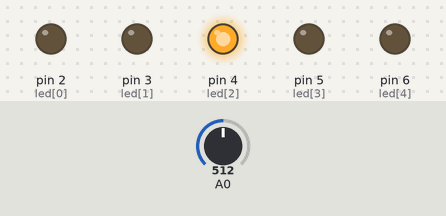
A sketch run on a simulated Arduino Uno, built with avr-gcc and run on an emulated ATmega328P. Shown: output pins drawn as LEDs (lit = HIGH). Dashed ring = blinking. Inputs (shaded band) come from the test bench; at power-on: A0 = 512. Pins used as bus, display or sensor lines are not drawn.

Above: at 1.3 s.
1.4 s: A0 set to 0
At 2.0 s:
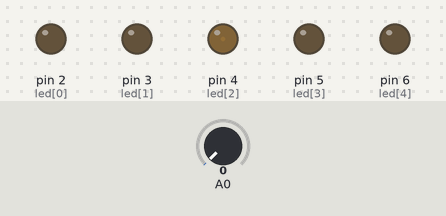
3.0 s: A0 set to 122
At 3.17 s:
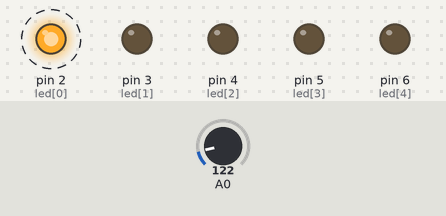
At 3.53 s:
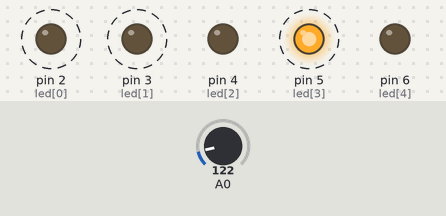
Timing chart, 0 to 12.0 s (numbered marks = the images above; inputs shaded):
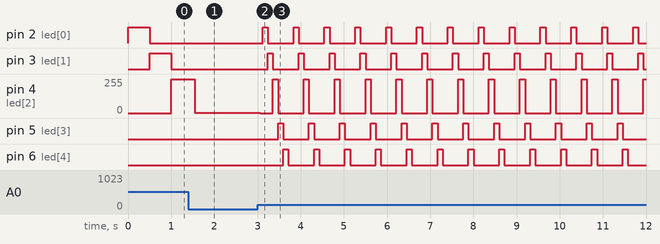

Measured:
- after the input at 1.4 s, pin 4 (led[2]): 255/255 → 2/255 after 0.14 s; pin 5 (led[3]): stays LOW (without the input it goes to HIGH after 0.10 s); pin 6 (led[4]): stays LOW (without the input it goes to HIGH after 0.60 s)
- after the input at 3.0 s, pin 2 (led[0]): alternates HIGH for 0.12 s and LOW for 0.60 s, starting after 0.12 s; pin 3 (led[1]): alternates HIGH for 0.12 s and LOW for 0.60 s, starting after 0.24 s

The sketch:

arduino_code.ino
```cpp
//this code is witten by mr Abhinav
// this code is a part of led chaser tree project.

int led[5]={2,3,4,5,6};
int x , y;
 void setup()
{ Serial.begin(9600);
  //setting LED's to ouput
  for(int i = 0; i<=5; i++)
  {
    pinMode(led[i], OUTPUT);
  }
  pinMode(A0 , INPUT);
}

void loop()
{
  int z;
   for(int i = 0 ; i<=5 ; i++)
  {
    x = analogRead(A0);
    y = map(x , 0 , 1024 , 0,1000);
    digitalWrite(led[i], 1);
    delay(y);
    digitalWrite(led[i], 0);
  }
}
```
